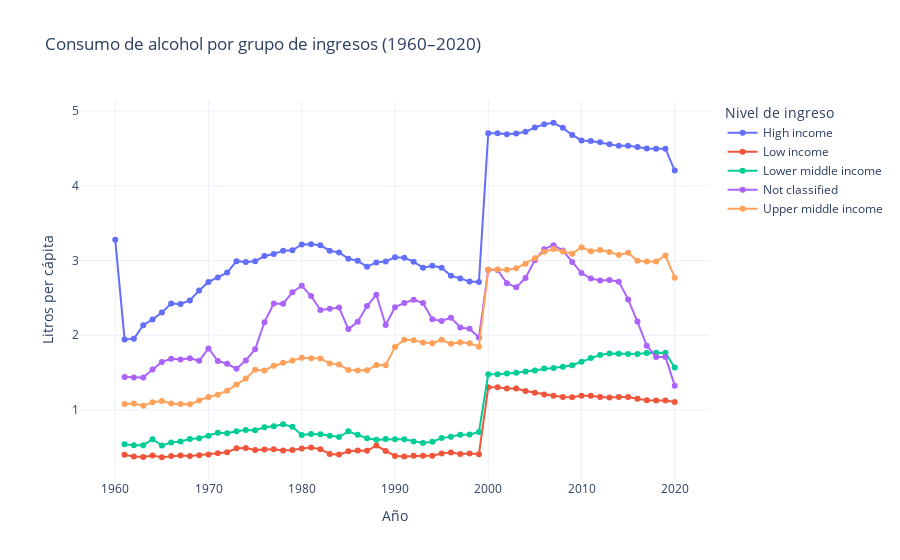

Source (notebook cell):
### Markdown cell above
## 💰 Consumo promedio por grupo de ingresos

Mostramos la evolución del consumo según el nivel económico del país
(usando las categorías del Banco Mundial).

### Code cell
income_df = (
    df.filter(pl.col("income_group").is_not_null())
      .group_by(["income_group", "year"])
      .agg(pl.mean("litres_per_capita").alias("avg_litres"))
      .sort(["income_group", "year"])
)

fig = px.line(
    income_df.to_pandas(),
    x="year",
    y="avg_litres",
    color="income_group",
    title="Consumo de alcohol por grupo de ingresos (1960–2020)",
    labels={
        "year": "Año",
        "avg_litres": "Litros per cápita",
        "income_group": "Nivel de ingreso"
    },
    markers=True
)
fig.update_layout(template="plotly_white", hovermode="x unified")
fig.show()

### Figure 1 — Plotly figure (JSON) as saved in the notebook; plotly's stock layout.template omitted (floating-point values rounded to 4 significant figures)
{"data": [{"hovertemplate": "Nivel de ingreso=High income<br>Año=%{x}<br>Litros per cápita=%{y}<extra></extra>", "legendgroup": "High income", "line": {"color": "#636efa", "dash": "solid"}, "marker": {"symbol": "circle"}, "mode": "lines+markers", "name": "High income", "orientation": "v", "showlegend": true, "type": "scatter", "x": [1960, 1961, 1962, 1963, 1964, 1965, 1966, 1967, 1968, 1969, 1970, 1971, 1972, 1973, 1974, 1975, 1976, 1977, 1978, 1979, 1980, 1981, 1982, 1983, 1984, 1985, 1986, 1987, 1988, 1989, 1990, 1991, 1992, 1993, 1994, 1995, 1996, 1997, 1998, 1999, 2000, 2001, 2002, 2003, 2004, 2005, 2006, 2007, 2008, 2009, 2010, 2011, 2012, 2013, 2014, 2015, 2016, 2017, 2018, 2019, 2020], "xaxis": "x", "y": [3.277, 1.944, 1.952, 2.134, 2.212, 2.305, 2.424, 2.418, 2.465, 2.6, 2.713, 2.772, 2.838, 2.992, 2.981, 2.99, 3.06, 3.086, 3.132, 3.136, 3.215, 3.217, 3.203, 3.132, 3.108, 3.025, 2.996, 2.917, 2.975, 2.988, 3.045, 3.038, 2.983, 2.904, 2.93, 2.904, 2.796, 2.761, 2.718, 2.714, 4.705, 4.705, 4.69, 4.702, 4.724, 4.78, 4.825, 4.845, 4.777, 4.681, 4.608, 4.599, 4.583, 4.558, 4.535, 4.537, 4.519, 4.499, 4.498, 4.498, 4.204], "yaxis": "y"}, {"hovertemplate": "Nivel de ingreso=Low income<br>Año=%{x}<br>Litros per cápita=%{y}<extra></extra>", "legendgroup": "Low income", "line": {"color": "#EF553B", "dash": "solid"}, "marker": {"symbol": "circle"}, "mode": "lines+markers", "name": "Low income", "orientation": "v", "showlegend": true, "type": "scatter", "x": [1961, 1962, 1963, 1964, 1965, 1966, 1967, 1968, 1969, 1970, 1971, 1972, 1973, 1974, 1975, 1976, 1977, 1978, 1979, 1980, 1981, 1982, 1983, 1984, 1985, 1986, 1987, 1988, 1989, 1990, 1991, 1992, 1993, 1994, 1995, 1996, 1997, 1998, 1999, 2000, 2001, 2002, 2003, 2004, 2005, 2006, 2007, 2008, 2009, 2010, 2011, 2012, 2013, 2014, 2015, 2016, 2017, 2018, 2019, 2020], "xaxis": "x", "y": [0.3979, 0.3754, 0.37, 0.3885, 0.366, 0.3827, 0.391, 0.3842, 0.394, 0.4031, 0.419, 0.4342, 0.4858, 0.49, 0.4626, 0.471, 0.4733, 0.4569, 0.4617, 0.4821, 0.4952, 0.4742, 0.4108, 0.4013, 0.4458, 0.4548, 0.4531, 0.5225, 0.4492, 0.3842, 0.3777, 0.3848, 0.3848, 0.3875, 0.4169, 0.4285, 0.4104, 0.4154, 0.4056, 1.303, 1.303, 1.287, 1.287, 1.254, 1.23, 1.206, 1.191, 1.174, 1.171, 1.19, 1.19, 1.171, 1.166, 1.172, 1.171, 1.149, 1.13, 1.126, 1.126, 1.107], "yaxis": "y"}, {"hovertemplate": "Nivel de ingreso=Lower middle income<br>Año=%{x}<br>Litros per cápita=%{y}<extra></extra>", "legendgroup": "Lower middle income", "line": {"color": "#00cc96", "dash": "solid"}, "marker": {"symbol": "circle"}, "mode": "lines+markers", "name": "Lower middle income", "orientation": "v", "showlegend": true, "type": "scatter", "x": [1961, 1962, 1963, 1964, 1965, 1966, 1967, 1968, 1969, 1970, 1971, 1972, 1973, 1974, 1975, 1976, 1977, 1978, 1979, 1980, 1981, 1982, 1983, 1984, 1985, 1986, 1987, 1988, 1989, 1990, 1991, 1992, 1993, 1994, 1995, 1996, 1997, 1998, 1999, 2000, 2001, 2002, 2003, 2004, 2005, 2006, 2007, 2008, 2009, 2010, 2011, 2012, 2013, 2014, 2015, 2016, 2017, 2018, 2019, 2020], "xaxis": "x", "y": [0.5414, 0.526, 0.5277, 0.6076, 0.5239, 0.5637, 0.5782, 0.6092, 0.6196, 0.6532, 0.6931, 0.6876, 0.7144, 0.7298, 0.7286, 0.7666, 0.7806, 0.809, 0.7728, 0.6642, 0.6761, 0.6724, 0.6543, 0.6367, 0.7127, 0.6683, 0.6191, 0.6013, 0.6089, 0.6084, 0.6073, 0.5776, 0.5579, 0.5738, 0.6224, 0.6421, 0.6682, 0.6713, 0.7037, 1.477, 1.477, 1.487, 1.496, 1.515, 1.529, 1.553, 1.56, 1.577, 1.597, 1.646, 1.695, 1.737, 1.756, 1.753, 1.748, 1.748, 1.762, 1.764, 1.764, 1.568], "yaxis": "y"}, {"hovertemplate": "Nivel de ingreso=Not classified<br>Año=%{x}<br>Litros per cápita=%{y}<extra></extra>", "legendgroup": "Not classified", "line": {"color": "#ab63fa", "dash": "solid"}, "marker": {"symbol": "circle"}, "mode": "lines+markers", "name": "Not classified", "orientation": "v", "showlegend": true, "type": "scatter", "x": [1961, 1962, 1963, 1964, 1965, 1966, 1967, 1968, 1969, 1970, 1971, 1972, 1973, 1974, 1975, 1976, 1977, 1978, 1979, 1980, 1981, 1982, 1983, 1984, 1985, 1986, 1987, 1988, 1989, 1990, 1991, 1992, 1993, 1994, 1995, 1996, 1997, 1998, 1999, 2000, 2001, 2002, 2003, 2004, 2005, 2006, 2007, 2008, 2009, 2010, 2011, 2012, 2013, 2014, 2015, 2016, 2017, 2018, 2019, 2020], "xaxis": "x", "y": [1.44, 1.432, 1.433, 1.54, 1.643, 1.685, 1.675, 1.692, 1.657, 1.823, 1.655, 1.617, 1.55, 1.663, 1.812, 2.175, 2.425, 2.423, 2.575, 2.663, 2.525, 2.338, 2.355, 2.37, 2.083, 2.18, 2.39, 2.542, 2.138, 2.375, 2.433, 2.475, 2.43, 2.215, 2.19, 2.235, 2.103, 2.085, 1.97, 2.874, 2.874, 2.695, 2.641, 2.768, 3.005, 3.153, 3.206, 3.134, 2.981, 2.832, 2.759, 2.732, 2.74, 2.717, 2.48, 2.183, 1.86, 1.708, 1.708, 1.325], "yaxis": "y"}, {"hovertemplate": "Nivel de ingreso=Upper middle income<br>Año=%{x}<br>Litros per cápita=%{y}<extra></extra>", "legendgroup": "Upper middle income", "line": {"color": "#FFA15A", "dash": "solid"}, "marker": {"symbol": "circle"}, "mode": "lines+markers", "name": "Upper middle income", "orientation": "v", "showlegend": true, "type": "scatter", "x": [1961, 1962, 1963, 1964, 1965, 1966, 1967, 1968, 1969, 1970, 1971, 1972, 1973, 1974, 1975, 1976, 1977, 1978, 1979, 1980, 1981, 1982, 1983, 1984, 1985, 1986, 1987, 1988, 1989, 1990, 1991, 1992, 1993, 1994, 1995, 1996, 1997, 1998, 1999, 2000, 2001, 2002, 2003, 2004, 2005, 2006, 2007, 2008, 2009, 2010, 2011, 2012, 2013, 2014, 2015, 2016, 2017, 2018, 2019, 2020], "xaxis": "x", "y": [1.08, 1.086, 1.056, 1.101, 1.118, 1.086, 1.08, 1.074, 1.127, 1.172, 1.204, 1.257, 1.339, 1.421, 1.538, 1.528, 1.591, 1.631, 1.66, 1.697, 1.69, 1.688, 1.623, 1.608, 1.535, 1.529, 1.531, 1.601, 1.598, 1.842, 1.94, 1.931, 1.902, 1.893, 1.939, 1.884, 1.907, 1.892, 1.845, 2.881, 2.881, 2.876, 2.895, 2.957, 3.03, 3.116, 3.154, 3.12, 3.091, 3.177, 3.125, 3.141, 3.116, 3.076, 3.103, 2.996, 2.985, 2.988, 3.067, 2.771], "yaxis": "y"}], "layout": {"hovermode": "x unified", "legend": {"title": {"text": "Nivel de ingreso"}, "tracegroupgap": 0}, "title": {"text": "Consumo de alcohol por grupo de ingresos (1960–2020)"}, "xaxis": {"anchor": "y", "domain": [0, 1], "title": {"text": "Año"}}, "yaxis": {"anchor": "x", "domain": [0, 1], "title": {"text": "Litros per cápita"}}}}
